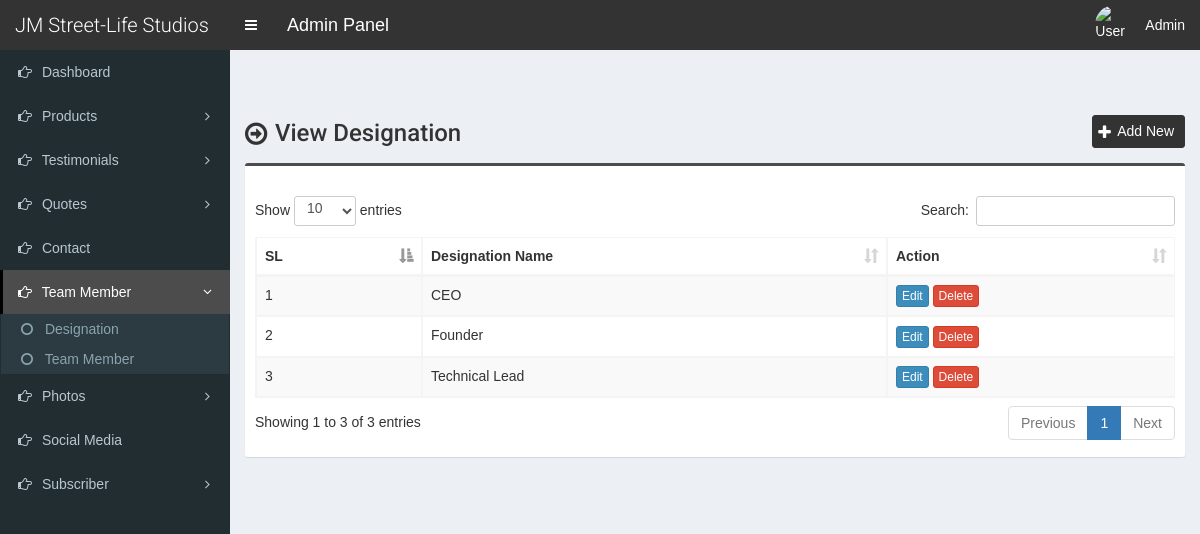
The page /admin/dashboard/designation.php (signed in) on the database its author committed.
### tables this page shows
CREATE TABLE `tbl_settings` (
  `id` int(11) NOT NULL,
  `logo` varchar(255) NOT NULL,
  `favicon` varchar(255) NOT NULL,
  `footer_about` mediumtext NOT NULL,
  `footer_copyright` mediumtext NOT NULL,
  `contact_address` mediumtext NOT NULL,
  `contact_email` varchar(255) NOT NULL,
  `contact_phone` varchar(255) NOT NULL,
  `contact_fax` varchar(255) NOT NULL,
  `contact_map_iframe` mediumtext NOT NULL,
  `total_recent_news_footer` int(10) NOT NULL,
  `total_popular_news_footer` int(10) NOT NULL,
  `total_recent_news_sidebar` int(11) NOT NULL,
  `total_popular_news_sidebar` int(11) NOT NULL,
  `total_recent_news_home_page` int(11) NOT NULL,
  `meta_title_home` mediumtext NOT NULL,
  `meta_keyword_home` mediumtext NOT NULL,
  `meta_description_home` mediumtext NOT NULL,
  `home_title_service` varchar(255) NOT NULL,
  `home_subtitle_service` varchar(255) NOT NULL,
  `home_status_service` varchar(10) NOT NULL,
  `home_title_team_member` varchar(255) NOT NULL,
  `home_subtitle_team_member` varchar(255) NOT NULL,
  `home_status_team_member` varchar(10) NOT NULL,
  `home_title_testimonial` varchar(255) NOT NULL,
  `home_subtitle_testimonial` varchar(255) NOT NULL,
  `home_status_testimonial` varchar(10) NOT NULL,
  `home_photo_testimonial` varchar(255) NOT NULL,
  `home_title_news` varchar(255) NOT NULL,
  `home_subtitle_news` varchar(255) NOT NULL,
  `home_status_news` varchar(10) NOT NULL,
  `home_title_partner` varchar(255) NOT NULL,
  `home_subtitle_partner` varchar(255) NOT NULL,
  `home_status_partner` varchar(10) NOT NULL,
  `mod_rewrite` varchar(10) NOT NULL,
  `newsletter_title` varchar(255) NOT NULL,
  `newsletter_text` mediumtext NOT NULL,
  `newsletter_photo` varchar(255) NOT NULL,
  `newsletter_status` varchar(10) NOT NULL,
  `banner_search` varchar(255) NOT NULL,
  `banner_category` varchar(255) NOT NULL,
  `counter_1_title` varchar(255) NOT NULL,
  `counter_1_value` varchar(10) NOT NULL,
  `counter_2_title` varchar(255) NOT NULL,
  `counter_2_value` varchar(10) NOT NULL,
  `counter_3_title` varchar(255) NOT NULL,
  `counter_3_value` varchar(10) NOT NULL,
  `counter_4_title` varchar(255) NOT NULL,
  `counter_4_value` varchar(10) NOT NULL,
  `counter_photo` varchar(255) NOT NULL,
  `counter_status` varchar(10) NOT NULL,
  `color` varchar(10) NOT NULL,
  `preloader` varchar(3) NOT NULL,
  `active_editor` varchar(40) NOT NULL,
  `website_name` varchar(255) NOT NULL,
  `home_about_title` varchar(200) NOT NULL,
  `home_about_img` varchar(200) NOT NULL,
  `home_about_content` varchar(2000) NOT NULL
);

CREATE TABLE `tbl_designation` (
  `designation_id` int(11) NOT NULL,
  `designation_name` varchar(100) NOT NULL
);

### admin/dashboard/designation.php (the view, shortened to what this page needs)
<?php require_once('./inc/header.php'); ?>
<section class="content-header">
	<div class="content-header-left">
		<h1>View Designation</h1>
	</div>
	<div class="content-header-right">
		<a href="designation-add.php" class="btn btn-primary btn-sm">Add New</a>
	</div>
</section>
<section class="content">
  <div class="row">
    <div class="col-md-12">
      <div class="box box-info">
        <div class="box-body table-responsive">
          <table id="example1" class="table table-bordered table-striped">
			<thead>
			    <tr>
			        <th>SL</th>
			        <th>Designation Name</th>
			        <th>Action</th>
			    </tr>
			</thead>
            <tbody>
            	<?php
            	$i=0;
            	$statement = $pdo->prepare("SELECT * FROM tbl_designation ORDER BY designation_name ASC");
            	$statement->execute();
            	$result = $statement->fetchAll(PDO::FETCH_ASSOC);
            	foreach ($result as $row) {
            		$i++;
            		?>
					<tr>
	                    <td><?php echo $i; ?></td>
	                    <td><?php echo $row['designation_name']; ?></td>
	                    <td>
	                        <a href="designation-edit.php?id=<?php echo $row['designation_id']; ?>" class="btn btn-primary btn-xs">Edit</a>
	                        <a href="#" class="btn btn-danger btn-xs" data-href="designation-delete.php?id=<?php echo $row['designation_id']; ?>" data-toggle="modal" data-target="#confirm-delete">Delete</a>
	                    </td>
	                </tr>
            		<?php
            	}
            	?>
            </tbody>
          </table>
        </div>
      </div>
</section>
<?php require_once('./inc/footer.php'); ?>

### admin/dashboard/inc/header.php (shortened to what this page needs)
<?php
include('./database/config.php');
$q = $pdo->prepare("SELECT * FROM tbl_settings WHERE id=?");
$q->execute([1]);
$res = $q->fetchAll();
foreach ($res as $row) {
	$active_editor = $row['active_editor'];
	$website_name = $row['website_name'];
}
?>
<!DOCTYPE html>
<html>
<head>
	<link rel="stylesheet" href="css/bootstrap.min.css">
	<link rel="stylesheet" href="css/font-awesome.min.css">
	<link rel="stylesheet" href="css/ionicons.min.css">
	<link rel="stylesheet" href="css/datepicker3.css">
	<link rel="stylesheet" href="css/all.css">
	<link rel="stylesheet" href="css/select2.min.css">
	<link rel="stylesheet" href="css/dataTables.bootstrap.css">
	<link rel="stylesheet" href="css/jquery.fancybox.css">
	<link rel="stylesheet" href="css/AdminLTE.min.css">
	<link rel="stylesheet" href="css/_all-skins.min.css">
	<link rel="stylesheet" href="css/on-off-switch.css">
	<link rel="stylesheet" href="css/sb-admin.css">
	<?php if ($active_editor == 'Summernote') : ?>
		<link rel="stylesheet" href="css/summernote.css">
	<?php endif; ?>
	<link rel="stylesheet" href="css/style.css">
</head>
<body class="hold-transition fixed skin-blue sidebar-mini">
	<div class="wrapper">
		<header class="main-header">
			<a href="index.php" class="logo">
				<span class="logo-lg"><?php echo $website_name; ?></span>
			</a>
			<nav class="navbar navbar-static-top">
				<a href="#" class="sidebar-toggle" data-toggle="offcanvas" role="button">
				</a>
				<span style="float:left;line-height:50px;color:#fff;padding-left:15px;font-size:18px;">Admin Panel</span>
				<div class="navbar-custom-menu">
					<ul class="nav navbar-nav">
						<li class="dropdown user user-menu">
							<a href="#" class="dropdown-toggle" data-toggle="dropdown">
								<img src="../assets/uploads/<?php echo $_SESSION['user']['photo']; ?>" class="user-image" alt="User Image">
								<span class="hidden-xs"><?php echo 'Admin'; ?></span>
							</a>
						</li>
					</ul>
				</div>
			</nav>
		</header>
		<?php $cur_page = substr($_SERVER["SCRIPT_NAME"], strrpos($_SERVER["SCRIPT_NAME"], "/") + 1); ?>
		<aside class="main-sidebar">
			<section class="sidebar">
				<ul class="sidebar-menu">
					<li class="treeview <?php if ($cur_page == 'index.php') {
											echo 'active';
										} ?>">
						<a href="index.php">
							<i class="fa fa-hand-o-right"></i> <span>Dashboard</span>
						</a>
					</li>
					<li class="treeview <?php if (($cur_page == 'products-category-add.php') || ($cur_page == 'products-category.php') || ($cur_page == 'products-category-edit.php') || ($cur_page == 'products-add.php') || ($cur_page == 'products.php') || ($cur_page == 'products-edit.php')) {
											echo 'active';
										} ?>">
						<a href="#">
							<i class="fa fa-hand-o-right"></i>
							<span>Products</span>
							<span class="pull-right-container">
								<i class="fa fa-angle-left pull-right"></i>
							</span>
						</a>
					</li>
					<li class="treeview <?php if (($cur_page == 'testimonials-category.php') || ($cur_page == 'testimonials-category-edit.php') || ($cur_page == 'testimonials-add.php') || ($cur_page == 'testimonials.php') || ($cur_page == 'testimonials-edit.php')) {
											echo 'active';
										} ?>">
						<a href="#">
							<i class="fa fa-hand-o-right"></i>
							<span>Testimonials</span>
							<span class="pull-right-container">
								<i class="fa fa-angle-left pull-right"></i>
							</span>
						</a>
					</li>
					<li class="treeview <?php if (($cur_page == 'quotes-category.php') || ($cur_page == 'quotes-category-edit.php') || ($cur_page == 'quotes-add.php') || ($cur_page == 'quotes.php') || ($cur_page == 'quotes-edit.php')) {
											echo 'active';
										} ?>">
						<a href="#">
							<i class="fa fa-hand-o-right"></i>
							<span>Quotes</span>
							<span class="pull-right-container">
								<i class="fa fa-angle-left pull-right"></i>
							</span>
						</a>
					</li>
					<li class="treeview <?php if (($cur_page == 'contact.php')) {
											echo 'active';
										} ?>">
						<a href="contact.php">
							<i class="fa fa-hand-o-right"></i> <span>Contact</span>
						</a>
					</li>
					<li class="treeview <?php if (($cur_page == 'designation-add.php') || ($cur_page == 'designation.php') || ($cur_page == 'designation-edit.php') || ($cur_page == 'team-member-add.php') || ($cur_page == 'team-member.php') || ($cur_page == 'team-member-edit.php')) {
											echo 'active';
										} ?>">
						<a href="#">
							<i class="fa fa-hand-o-right"></i>
							<span>Team Member</span>
							<span class="pull-right-container">
								<i class="fa fa-angle-left pull-right"></i>
							</span>
						</a>
						<ul class="treeview-menu">
							<li><a href="designation.php"><i class="fa fa-circle-o"></i> Designation</a></li>
							<li><a href="team-member.php"><i class="fa fa-circle-o"></i> Team Member</a></li>
						</ul>
					</li>
					<li class="treeview <?php if (($cur_page == 'photo-category-add.php') || ($cur_page == 'photo-category.php') || ($cur_page == 'photo-category-edit.php') || ($cur_page == 'photo-add.php') || ($cur_page == 'photo.php') || ($cur_page == 'photo-edit.php') || ($cur_page == 'video-category-add.php') || ($cur_page == 'video-category.php') || ($cur_page == 'video-category-edit.php') || ($cur_page == 'video-add.php') || ($cur_page == 'video.php') || ($cur_page == 'video-edit.php')) {
											echo 'active';
										} ?>">
						<a href="#">
							<i class="fa fa-hand-o-right"></i>
							<span>Photos</span>
							<span class="pull-right-container">
								<i class="fa fa-angle-left pull-right"></i>
							</span>
						</a>
					</li>
					<li class="treeview <?php if (($cur_page == 'social-media.php')) {
											echo 'active';
										} ?>">
						<a href="social-media.php">
							<i class="fa fa-hand-o-right"></i> <span>Social Media</span>
						</a>
					</li>
					<li class="treeview <?php if (($cur_page == 'subscriber.php') || ($cur_page == 'subscriber-email.php')) {
											echo 'active';
										} ?>">
						<a href="#">
							<i class="fa fa-hand-o-right"></i>
							<span>Subscriber</span>
							<span class="pull-right-container">
								<i class="fa fa-angle-left pull-right"></i>
							</span>
						</a>
					</li>
				</ul>
			</section>
		</aside>
		<div class="content-wrapper">

### admin/dashboard/css/sb-admin.css (style rules this page uses)
body { margin-top: 50px; }

### admin/dashboard/css/style.css (style rules this page uses)
body { font-size: 14px; height: 100%; background-color: #F7F7F7; font-family: var(--source-sans); }
.navbar-nav>.user-menu .user-image { width: 40px; height: 40px; margin-top: -10px; }
.content-header>h1, .content-header .content-header-left h1 { font-family: 'Roboto', sans-serif; }
.main-header .logo { text-align: left; }
.main-header .logo .logo-lg { font-family: 'Roboto', sans-serif; }
.box-info { padding-top: 20px; }
.sidebar-menu li.active>a>.pull-right-container>.fa-angle-left { -webkit-transform: rotate(90deg); -ms-transform: rotate(90deg); -o-transform: rotate(90deg); transform: rotate(90deg); }
.sidebar-menu li>a>.pull-right-container>.fa-angle-left:before { content: "\f105"; }
.content-header { overflow: hidden; }
.content-header .content-header-left { float: left; padding-top: 5px; }
.content-header .content-header-right { float: right; }
.content-header .content-header-left h1 { margin-top: 0; margin-bottom: 0; padding-left: 30px; font-size: 24px; position: relative; }
.content-header .content-header-left h1:before { position: absolute; top: 0; left: 0; font-family: 'FontAwesome', sans-serif; font-size: 26px; content: '\f18e'; }
.content-header .content-header-right a { position: relative; padding-left: 24px; font-size: 14px; }
.content-header .content-header-right a:before { position: absolute; top: 4px; left: 5px; font-family: 'FontAwesome', sans-serif; font-size: 16px; content: '\f067'; }
.skin-blue .sidebar-menu>li:hover>a, .skin-blue .sidebar-menu>li.active>a { color: #fff; background: #3c8dbc; border-left-color: #3c8dbc; }
.skin-blue .main-header .logo, .skin-blue .main-header .logo:hover, .skin-blue .main-header .navbar, .skin-blue .main-header .navbar .sidebar-toggle:hover { background-color: #333333; }
.skin-blue .sidebar-menu>li:hover>a, .skin-blue .sidebar-menu>li.active>a { background-color: #4c4c4c; border-left-color: #000000; }
.box.box-info { border-top-color: #4c4c4c; }
.content-header .content-header-right a { background-color: #333333; border-color: #333333; }
.sidebar-menu .treeview-menu>li>a { font-size: 14px; }

### rows shown on the page
tbl_settings: website_name "JM Street-Life Studios"
tbl_designation: designation_name "CEO"
tbl_designation: designation_name "Founder"
tbl_designation: designation_name "Technical Lead"
